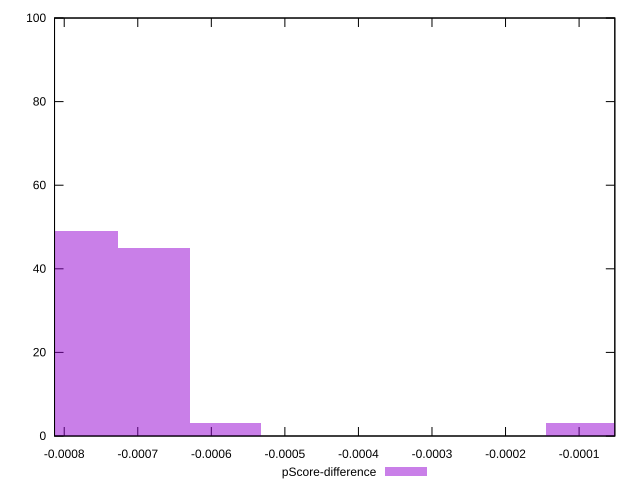

This figure's gnuplot source:
reset

$pScoreDifference <<EOF
-0.0007749026348254546 49
-0.0006780398054722728 45
-0.000581176976119091 3
-0.00009686282935318183 3
EOF

set key outside below
set boxwidth 0.00009686282935318183
set xrange [-0.0008131677943403748:-0.0000514187382218978]
set yrange [0:100]
set trange [0:100]
set style fill transparent solid 0.5 noborder
set terminal svg size 640, 490 enhanced background rgb 'white'
set output "reports/report_00031_2021-02-24T23-18-18.084Z/first-cpu-idle/samples/agenda/pScore-difference/histogram.svg"

plot $pScoreDifference title "pScore-difference" with boxes

reset
